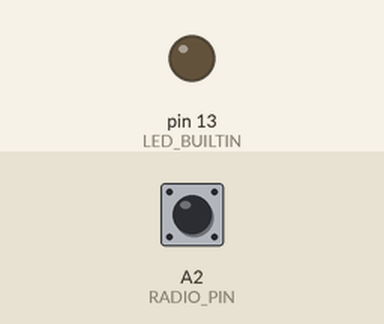
Simulated run of this sketch. Board: Arduino Uno, built with avr-gcc and run on an emulated ATmega328P. Shown: output pins drawn as LEDs (lit = HIGH). The inputs (shaded band) are chosen by the test bench; at power-on: A2 (RADIO_PIN) HIGH. What the sketch prints to the serial monitor is not drawn.

Above: at 1.7 s.
1.8 s: A2 (RADIO_PIN) pulled LOW for 0.15 s
At 3.1 s:
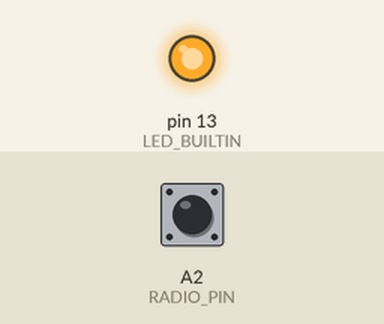
3.4 s: A2 (RADIO_PIN) pulled LOW for 3.2 s
At 3.8 s:
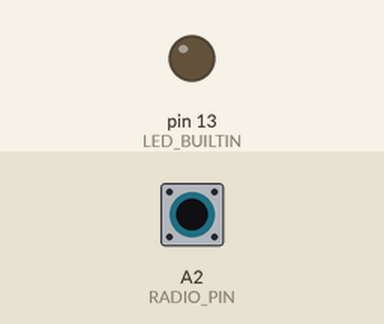
Timing chart, 0 to 8.1 s (numbered marks = the images above; inputs shaded):
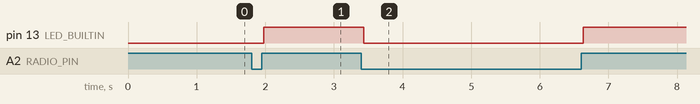

The sketch:

aura_beta_1.ino
```cpp
#include <Bounce2.h>


#define RADIO_PIN A2


Bounce debouncer = Bounce();

void setup() {
  Serial.begin(9600);
  Serial.println("booting");
  pinMode(RADIO_PIN, INPUT_PULLUP);
  debouncer.attach(RADIO_PIN, INPUT_PULLUP); // Attach the debouncer to a pin with INPUT_PULLUP mode
  debouncer.interval(25); // Use a debounce interval of 25 milliseconds

  pinMode(LED_BUILTIN, OUTPUT);
  delay(500);


}

void loop() {
    if ( debouncer.rose()) {
    digitalWrite(LED_BUILTIN, HIGH);
  }

  else if ( debouncer.fell()) {
    digitalWrite(LED_BUILTIN, LOW);
  }

  debouncer.update();

  Serial.println(digitalRead(RADIO_PIN));
}
```

Measured:
- after the input at 1.8 s, pin 13 (LED_BUILTIN): LOW → HIGH after 0.18 s
- after the input at 3.4 s, pin 13 (LED_BUILTIN): HIGH → LOW at once, → HIGH 3.2 s later
